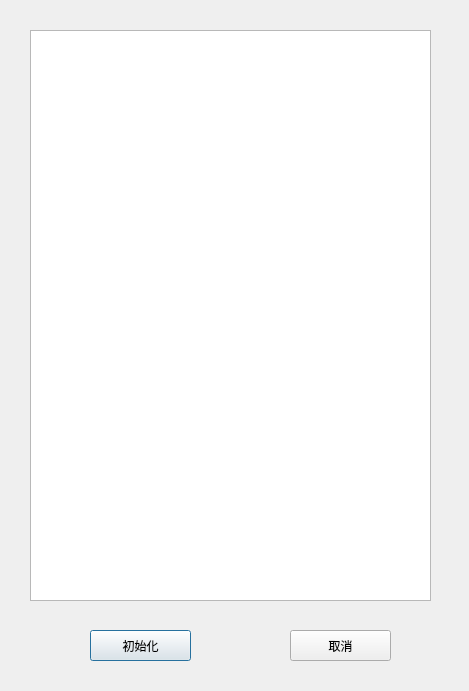
<?xml version="1.0" encoding="UTF-8"?>
<ui version="4.0">
 <class>DialogIni</class>
 <widget class="QDialog" name="DialogIni">
  <property name="geometry">
   <rect>
    <x>0</x>
    <y>0</y>
    <width>469</width>
    <height>691</height>
   </rect>
  </property>
  <property name="windowTitle">
   <string>Dialog</string>
  </property>
  <widget class="QPlainTextEdit" name="plainTextEdit">
   <property name="geometry">
    <rect>
     <x>30</x>
     <y>30</y>
     <width>401</width>
     <height>571</height>
    </rect>
   </property>
   <property name="font">
    <font>
     <family>Arial</family>
     <pointsize>12</pointsize>
    </font>
   </property>
  </widget>
  <widget class="QPushButton" name="pushButton">
   <property name="geometry">
    <rect>
     <x>90</x>
     <y>630</y>
     <width>101</width>
     <height>31</height>
    </rect>
   </property>
   <property name="text">
    <string>初始化</string>
   </property>
  </widget>
  <widget class="QPushButton" name="pushButton_2">
   <property name="geometry">
    <rect>
     <x>290</x>
     <y>630</y>
     <width>101</width>
     <height>31</height>
    </rect>
   </property>
   <property name="text">
    <string>取消</string>
   </property>
  </widget>
 </widget>
 <resources/>
 <connections>
  <connection>
   <sender>pushButton</sender>
   <signal>clicked()</signal>
   <receiver>DialogIni</receiver>
   <slot>accept()</slot>
   <hints>
    <hint type="sourcelabel">
     <x>130</x>
     <y>635</y>
    </hint>
    <hint type="destinationlabel">
     <x>234</x>
     <y>345</y>
    </hint>
   </hints>
  </connection>
  <connection>
   <sender>pushButton_2</sender>
   <signal>clicked()</signal>
   <receiver>DialogIni</receiver>
   <slot>reject()</slot>
   <hints>
    <hint type="sourcelabel">
     <x>340</x>
     <y>635</y>
    </hint>
    <hint type="destinationlabel">
     <x>234</x>
     <y>345</y>
    </hint>
   </hints>
  </connection>
 </connections>
</ui>
